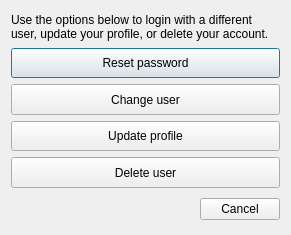
<?xml version="1.0" encoding="UTF-8"?>
<ui version="4.0">
 <class>DlgSettingsEdit</class>
 <widget class="QDialog" name="DlgSettingsEdit">
  <property name="geometry">
   <rect>
    <x>0</x>
    <y>0</y>
    <width>291</width>
    <height>235</height>
   </rect>
  </property>
  <property name="sizePolicy">
   <sizepolicy hsizetype="Fixed" vsizetype="Fixed">
    <horstretch>0</horstretch>
    <verstretch>0</verstretch>
   </sizepolicy>
  </property>
  <property name="windowTitle">
   <string>Update user</string>
  </property>
  <layout class="QVBoxLayout" name="verticalLayout">
   <item>
    <widget class="QLabel" name="label">
     <property name="font">
      <font>
       <weight>50</weight>
       <bold>false</bold>
      </font>
     </property>
     <property name="text">
      <string>Use the options below to login with a different user, update your profile, or delete your account.</string>
     </property>
     <property name="wordWrap">
      <bool>true</bool>
     </property>
    </widget>
   </item>
   <item>
    <widget class="QPushButton" name="pushButton_forgot_pwd">
     <property name="sizePolicy">
      <sizepolicy hsizetype="Minimum" vsizetype="Minimum">
       <horstretch>0</horstretch>
       <verstretch>0</verstretch>
      </sizepolicy>
     </property>
     <property name="minimumSize">
      <size>
       <width>0</width>
       <height>30</height>
      </size>
     </property>
     <property name="font">
      <font>
       <weight>50</weight>
       <bold>false</bold>
      </font>
     </property>
     <property name="text">
      <string>Reset password</string>
     </property>
    </widget>
   </item>
   <item>
    <widget class="QPushButton" name="pushButton_change_user">
     <property name="sizePolicy">
      <sizepolicy hsizetype="Minimum" vsizetype="Minimum">
       <horstretch>0</horstretch>
       <verstretch>0</verstretch>
      </sizepolicy>
     </property>
     <property name="minimumSize">
      <size>
       <width>0</width>
       <height>30</height>
      </size>
     </property>
     <property name="text">
      <string>Change user</string>
     </property>
    </widget>
   </item>
   <item>
    <widget class="QPushButton" name="pushButton_update_profile">
     <property name="sizePolicy">
      <sizepolicy hsizetype="Minimum" vsizetype="Minimum">
       <horstretch>0</horstretch>
       <verstretch>0</verstretch>
      </sizepolicy>
     </property>
     <property name="minimumSize">
      <size>
       <width>0</width>
       <height>30</height>
      </size>
     </property>
     <property name="font">
      <font>
       <weight>50</weight>
       <bold>false</bold>
      </font>
     </property>
     <property name="text">
      <string>Update profile</string>
     </property>
    </widget>
   </item>
   <item>
    <widget class="QPushButton" name="pushButton_delete_user">
     <property name="sizePolicy">
      <sizepolicy hsizetype="Minimum" vsizetype="Minimum">
       <horstretch>0</horstretch>
       <verstretch>0</verstretch>
      </sizepolicy>
     </property>
     <property name="minimumSize">
      <size>
       <width>0</width>
       <height>30</height>
      </size>
     </property>
     <property name="font">
      <font>
       <weight>50</weight>
       <bold>false</bold>
      </font>
     </property>
     <property name="text">
      <string>Delete user</string>
     </property>
    </widget>
   </item>
   <item>
    <widget class="QDialogButtonBox" name="buttonBox">
     <property name="sizePolicy">
      <sizepolicy hsizetype="Expanding" vsizetype="Minimum">
       <horstretch>0</horstretch>
       <verstretch>0</verstretch>
      </sizepolicy>
     </property>
     <property name="standardButtons">
      <set>QDialogButtonBox::Cancel</set>
     </property>
    </widget>
   </item>
  </layout>
 </widget>
 <resources/>
 <connections/>
</ui>
